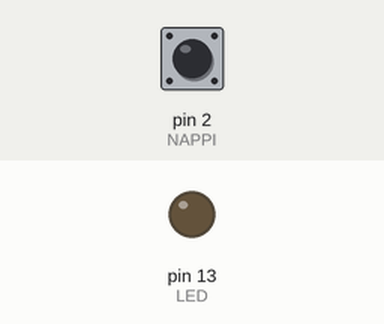
The sketch below on a simulated Arduino Uno, built with avr-gcc and run on an emulated ATmega328P. On the bench: output pins drawn as LEDs (lit = HIGH). Inputs (shaded band) come from the test bench; at power-on: pin 2 (NAPPI) HIGH.

Above: at 5.0 s.
5.1 s: pin 2 (NAPPI) pulled LOW for 2.45 s
At 7.0 s:
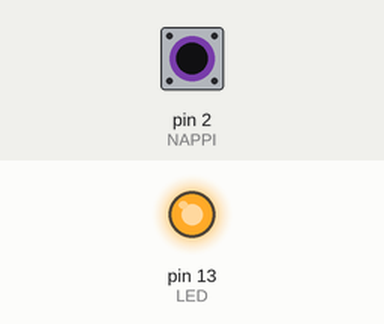
Timing chart, 0 to 18.6 s (numbered marks = the images above; inputs shaded):
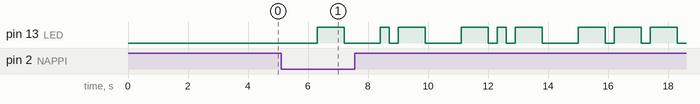

Measured:
- after the input at 5.1 s, pin 13 (LED): LOW → HIGH after 1.2 s, → LOW 0.90 s later, → HIGH 1.2 s later, → LOW 0.30 s later, … (18 changes in this stretch)

The sketch:

morse-kokous-pohja.ino
```cpp
/*
 * ÄLÄ VÄLITÄ TÄSTÄ ALUSTA.
 * NÄILLÄ RIVEILLÄ VAIN VALMISTELLAAN
 * PINNIT KÄYTTÖÄ VARTEN JA MÄÄRITELLÄÄN MORSE-KOODIN
 * PISTE, VIIVA JA TAUOT.
 */

const int NAPPI = 2;
const int LED = LED_BUILTIN;


// Morse-merkkien ja taukojen pituudet
const int PISTEEN_KESTO = 300;
const int VIIVAN_KESTO = 3 * PISTEEN_KESTO;
const int MERKKI_TAUON_KESTO = PISTEEN_KESTO;
const int KIRJAIN_TAUON_KESTO = 3 * PISTEEN_KESTO;
const int SANA_TAUON_KESTO = 7 * PISTEEN_KESTO;

void setup() {
  pinMode(LED_BUILTIN, OUTPUT);
  pinMode(NAPPI, INPUT_PULLUP);
}

void sytyta_ledi() {
  digitalWrite(LED, HIGH);
}

void sammuta_ledi() {
  digitalWrite(LED, LOW);
}

void odota(int aika) {
  delay(aika);
}

/**
 * MORSE HOMMAT
 */

void piste() {
  // Laita ledi päälle
  sytyta_ledi();

  // Anna sen palaa pisteen ajan
  odota(PISTEEN_KESTO);

  // Sammuta ledi
  sammuta_ledi();

  // Merkkien välinen tauko
  odota(MERKKI_TAUON_KESTO);
}

void viiva() {
  // Laita ledi päälle
  sytyta_ledi();

  // Anna sen palaa pisteen ajan
  odota(VIIVAN_KESTO);

  // Sammuta ledi
  sammuta_ledi();

  // Merkkien välinen tauko
  odota(MERKKI_TAUON_KESTO);
}

bool onko_nappia_painettu() {
  return digitalRead(NAPPI) == LOW; // Sisäinen pull-up vastus käytössä
}

/* * * * * * * * * * * * * * * * * * * * * * * * * * * *
 * TEE OMAT MUUTOKSET TÄSTÄ ALASPÄIN. KÄYTÄ APUNA      *
 * VALMISTA OHJELMAA, JOKA VILAUTTAA PISTEEN JA VIIVAN *
 * KUN NAPPIA PAINAA.                                  *
 * * * * * * * * * * * * * * * * * * * * * * * * * * * */

void loop() {
  // Tarkista onko nappi painettu
  if (onko_nappia_painettu()) {

    // Nappia on painettu: vilkutetaan teksti TAKO

    // T: -
    viiva();
    odota(KIRJAIN_TAUON_KESTO);

    // A: .-
    piste();
    viiva();
    odota(KIRJAIN_TAUON_KESTO);

    // K: -.-
    viiva();
    piste();
    viiva();
    odota(KIRJAIN_TAUON_KESTO);

    // O: ---
    viiva();
    viiva();
    viiva();
    // Sanan lopussa ei tarvitse odottaa kirjainten välistä taukoa

  } // if-napin painallus tarkistuksen loppu

  // Odota toistojen välissä sanojen välinen tauko
  odota(SANA_TAUON_KESTO);
}
```
